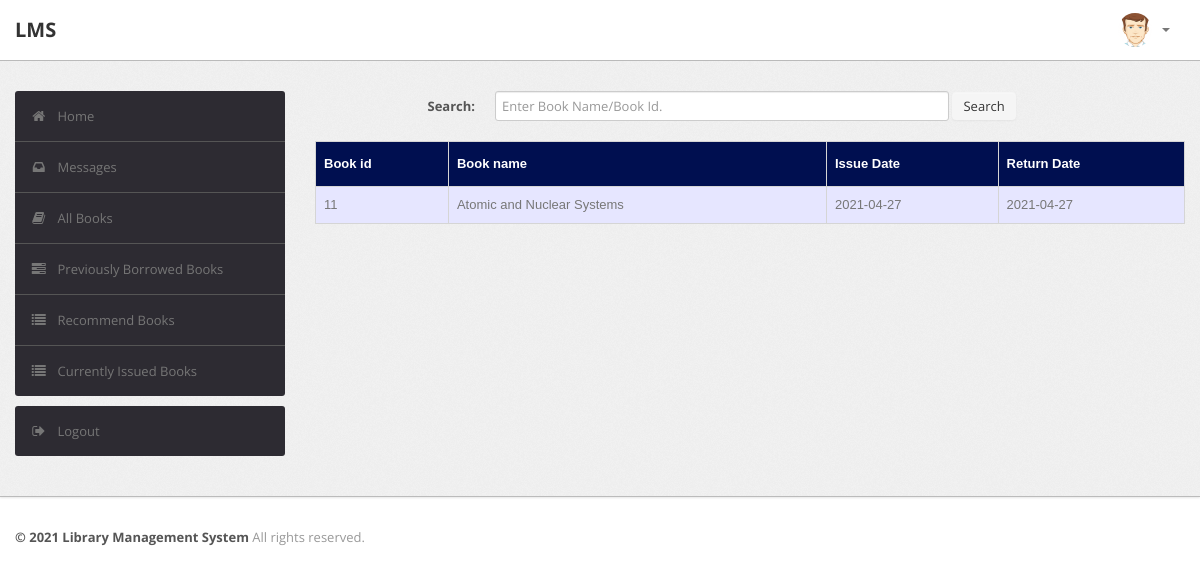
Screenshot of /student/history.php (signed in) with the database file from the repository.
### tables this page shows
CREATE TABLE `record` (
  `RollNo` varchar(50) NOT NULL,
  `BookId` int(10) NOT NULL,
  `Date_of_Issue` date DEFAULT NULL,
  `Due_Date` date DEFAULT NULL,
  `Date_of_Return` date DEFAULT NULL,
  `Dues` int(10) DEFAULT NULL,
  `Renewals_left` int(10) DEFAULT NULL,
  `Time` time DEFAULT NULL
);

CREATE TABLE `book` (
  `BookId` int(10) NOT NULL,
  `Title` varchar(50) DEFAULT NULL,
  `Publisher` varchar(50) DEFAULT NULL,
  `Year` varchar(50) DEFAULT NULL,
  `Availability` int(5) DEFAULT NULL
);

### student/history.php (the view, shortened to what this page needs)
<?php
require('dbconn.php');
?>
<?php
if ($_SESSION['RollNo']) {
    ?>
<!DOCTYPE html>
<html lang="en">
    <head>
        <link type="text/css" href="bootstrap/css/bootstrap.min.css" rel="stylesheet">
        <link type="text/css" href="bootstrap/css/bootstrap-responsive.min.css" rel="stylesheet">
        <link type="text/css" href="css/theme.css" rel="stylesheet">
        <link type="text/css" href="images/icons/css/font-awesome.css" rel="stylesheet">
    </head>
    <body>
        <div class="navbar navbar-fixed-top">
            <div class="navbar-inner">
                <div class="container">
                        <a class="brand" href="index.php">LMS </a>
                    <div class="nav-collapse collapse navbar-inverse-collapse">
                        <ul class="nav pull-right">
                            <li class="nav-user dropdown"><a href="#" class="dropdown-toggle" data-toggle="dropdown">
                                <img src="images/user.png" class="nav-avatar" />
                                <b class="caret"></b></a>
                            </li>
                        </ul>
                    </div>
                </div>
            </div>
        </div>
        <div class="wrapper">
            <div class="container">
                <div class="row">
                    <div class="span3">
                        <div class="sidebar">
                            <ul class="widget widget-menu unstyled">
                                <li class="active"><a href="index.php"><i class="menu-icon icon-home"></i>Home
                                </a></li>
                                 <li><a href="message.php"><i class="menu-icon icon-inbox"></i>Messages</a>
                                </li>
                                <li><a href="book.php"><i class="menu-icon icon-book"></i>All Books </a></li>
                                <li><a href="history.php"><i class="menu-icon icon-tasks"></i>Previously Borrowed Books </a></li>
                                <li><a href="recommendations.php"><i class="menu-icon icon-list"></i>Recommend Books </a></li>
                                <li><a href="current.php"><i class="menu-icon icon-list"></i>Currently Issued Books </a></li>
                            </ul>
                            <ul class="widget widget-menu unstyled">
                                <li><a href="logout.php"><i class="menu-icon icon-signout"></i>Logout </a></li>
                            </ul>
                        </div>
                    </div>
                    <div class="span9">
                        <form class="form-horizontal row-fluid" action="history.php" method="post">
                                        <div class="control-group">
                                            <label class="control-label" for="Search"><b>Search:</b></label>
                                            <div class="controls">
                                                <input type="text" id="title" name="title" placeholder="Enter Book Name/Book Id." class="span8" required>
                                                <button type="submit" name="submit"class="btn">Search</button>
                                            </div>
                                        </div>
                                    </form>
                                    <br>
                                    <?php
                                    $rollno = $_SESSION['RollNo'];
                                    if(isset($_POST['submit']))
                                        {$s=$_POST['title'];
                                            $sql="select * from LMS.record,LMS.book where RollNo = '$rollno' and Date_of_Issue is NOT NULL and Date_of_Return is NOT NULL and book.Bookid = record.BookId and (record.BookId='$s' or Title like '%$s%')";
                                        }
                                    else
                                        $sql="select * from LMS.record,LMS.book where RollNo = '$rollno' and Date_of_Issue is NOT NULL and Date_of_Return is NOT NULL and book.Bookid = record.BookId";
                                    $result=$conn->query($sql);
                                    $rowcount=mysqli_num_rows($result);
                                    if(!($rowcount))
                                    	echo "<br><center><h2><b><i>No Results</i></b></h2></center>";
                                    else
                                    {
                                    ?>
                        <table class="table" id = "tables">
                                  <thead>
                                    <tr>
                                      <th>Book id</th>
                                      <th>Book name</th>
                                      <th>Issue Date</th>
                                      <th>Return Date</th>
                                    </tr>
                                  </thead>
                                  <tbody>
                                <?php
                            while($row=$result->fetch_assoc())
                            {
                                $bookid=$row['BookId'];
                                $name=$row['Title'];
                                $issuedate=$row['Date_of_Issue'];
                                $returndate=$row['Date_of_Return'];
                            ?>
                                    <tr>
                                      <td><?php echo $bookid ?></td>
                                      <td><?php echo $name ?></td>
                                      <td><?php echo $issuedate ?></td>
                                      <td><?php echo $returndate ?></td>
                                    </tr>
                            <?php }} ?>
                                    </tbody>
                                </table>
                    </div>
                </div>
            </div>
        </div>
<div class="footer">
            <div class="container">
                <b class="copyright">&copy; 2021 Library Management System </b>All rights reserved.
            </div>
        </div>
    </body>
</html>
<?php }
else {
    echo "<script type='text/javascript'>alert('Access Denied!!!')</script>";
} ?>

### student/css/theme.css (style rules this page uses)
#tables { font-family: "Trebuchet MS", Arial, Helvetica, sans-serif; border-collapse: collapse; width: 100%; }
#tables td, #tables th { border: 1px solid #ddd; padding: 8px; }
#tables tr:nth-child(odd) { background-color: #e6e6ff; }
#tables th { padding-top: 12px; padding-bottom: 12px; text-align: left; background-color: #000F50; color: white; }
body { font-size: 13px; font-family: 'Open Sans', Arial, sans-serif; background: #fff; color: #777 }
strong, b { color: #555 }
.wrapper { background: url(../images/bg.png) #eee; border-bottom: 1px solid #bbb; -webkit-box-shadow: 0 1px 2px rgba(0,0,0,0.1); -moz-box-shadow: 0 1px 2px rgba(0,0,0,0.1); box-shadow: 0 1px 2px rgba(0,0,0,0.1); padding: 30px 0 }
.footer { color: #999; padding: 30px 0 60px }
form { margin: 0 }
select, textarea, input[type="text"], input[type="password"], input[type="datetime"], input[type="datetime-local"], input[type="date"], input[type="month"], input[type="time"], input[type="week"], input[type="number"], input[type="email"], input[type="url"], input[type="search"], input[type="tel"], input[type="color"], .uneditable-input, label, input, button, select, textarea { -webkit-border-radius: 3px; -moz-border-radius: 3px; border-radius: 3px; font-size: 13px; font-family: 'Open Sans', Tahoma, Arial, sans-serif }
body [class^="icon-"], body [class*=" icon-"] { font-size: 14px; line-height: 20px; height: 20px }
.form-horizontal .control-group, .form-vertical .control-group { margin-bottom: 0 }
.navbar { position: static!important; margin: 0!important }
.navbar .navbar-inner { background: #fff; border-bottom: 1px solid #bbb; -webkit-box-shadow: 0 1px 2px rgba(0,0,0,0.15); -moz-box-shadow: 0 1px 2px rgba(0,0,0,0.15); box-shadow: 0 1px 2px rgba(0,0,0,0.15) }
.navbar .brand { color: #333; font-weight: bold; font-size: 20px; margin-right: 20px; padding: 20px }
.navbar .nav>li>a { padding: 20px 15px; font-weight: bold; color: #777 }
.nav-user>a { height: 20px }
.nav-avatar { width: 34px; height: 34px; margin: -7px 5px 0 0; -webkit-border-radius: 50%; -moz-border-radius: 50%; border-radius: 50% }
.btn, .btn-box { -webkit-border-radius: 3px; -moz-border-radius: 3px; border-radius: 3px }
.btn { font-size: 13px; font-weight: 600 }
.btn { display: inline-block; margin-bottom: 0; font-weight: 400; text-align: center; vertical-align: middle; cursor: pointer; background-image: none; border: 1px solid transparent; white-space: nowrap; padding: 4px 10px; font-size: 13px; line-height: 1.42857; border-radius: 4px; -webkit-user-select: none; -moz-user-select: none; -ms-user-select: none; user-select: none }
.table { margin-bottom: 0 }
.table th, .table td { border-color: #d5d5d5!important }
.widget-menu { background: #fff; -webkit-border-radius: 3px; -moz-border-radius: 3px; border-radius: 3px; overflow: hidden }
.widget-menu a { color: #555; display: block; line-height: 20px; padding: 15px; text-decoration: none!important }
.widget-menu .menu-icon { margin-right: 10px; color: #767676; -webkit-transition: all .2s ease-in-out; -moz-transition: all .2s ease-in-out; transition: all .2s ease-in-out; }
.widget-menu>li+li { border-top: 1px solid #555 }
.widget-menu>li>a { background-color: #2d2b32; color: #767676; -webkit-transition: all .2s ease-in-out; -moz-transition: all .2s ease-in-out; transition: all .2s ease-in-out; }

### rows the page displays
record: BookId.BookId "11", BookId.Title "Atomic and Nuclear Systems", Date_of_Issue "2021-04-27", Date_of_Return "2021-04-27"
